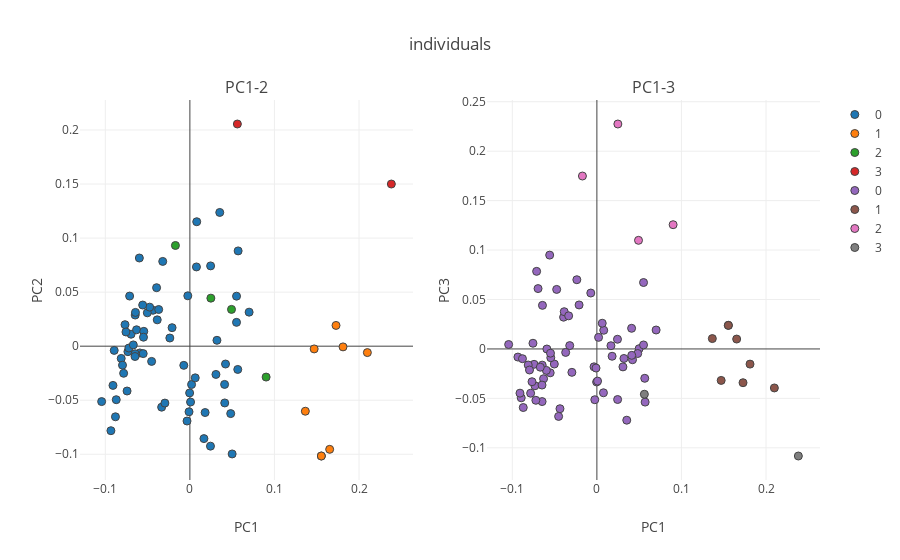

The notebook cell this image was saved under:
### Code cell
from sklearn.cluster import MeanShift, estimate_bandwidth

bandwidth = estimate_bandwidth(features, quantile=0.3, n_samples=features.shape[0])

ms = MeanShift(bandwidth=bandwidth, bin_seeding=False)
ms.fit(features)
labels = ms.labels_
zlib= {
    z: [x for x in range(len(labels)) if labels[x] == z] for z in list(set(labels))
}

titles= ['PC1-2','PC1-3']
fig_subplots = tools.make_subplots(rows= 1, cols=2,
                             subplot_titles=tuple(titles))

for col in range(1,3):
    fig_data= [go.Scatter(
            x= features[zlib[i],0],
            y= features[zlib[i],col],
            mode= "markers",
            marker= {
            'line': {'width': 1},
            'size': 8,
            'symbol': 'circle',
          "opacity": 1
          },
          name= str(i)
        ) for i in list(zlib.keys())]
    
    for trace1 in fig_data:
        fig_subplots.append_trace(trace1, 1, col)
    
    fig_subplots.update_xaxes(title= 'PC1')

    fig_subplots.update_yaxes(title= 'PC' + str(col + 1),row=1, col=col)


layout = go.Layout(
    title= 'mutation profile PCA'
)


fig = go.Figure(data=fig_subplots, layout=layout)
fig['layout'].update(title= 'individuals')
iplot(fig)

### Figure 1 — Plotly figure (JSON) as saved in the notebook; plotly's stock layout.template omitted (floating-point values rounded to 4 significant figures)
{"data": [{"marker": {"line": {"width": 1}, "opacity": 1, "size": 8, "symbol": "circle"}, "mode": "markers", "name": "0", "type": "scatter", "uid": "f78d6ce7-23cf-4982-9d00-8cfd83ca944c", "x": [-0.07427, -0.0321, -0.07124, -0.03937, -0.1043, -0.06466, 0.03083, -0.04365, -0.05032, -0.08947, -0.003371, -0.07326, -0.05912, -0.02105, 0.04998, -0.06434, -0.0812, -0.0552, -0.06954, 0.02435, 0.07005, -0.04753, 0.01663, -0.08705, -0.06303, -0.04524, -0.0002901, -0.03861, 0.05517, -0.0545, -0.03338, -0.07668, -0.05485, 0.02452, 0.0008082, 0.04106, -0.002439, 0.001998, -0.09094, -0.07558, 0.03201, 0.05518, -0.02369, -0.02955, -0.09338, 0.04216, -0.06477, 0.008102, -0.07833, -0.001018, 0.04829, 0.05662, 0.01801, -0.05975, 0.007776, 0.03532, -0.07215, 0.04123, 0.006317, -0.08799, -0.06486, 0.05706, -0.06689, -0.007195, -0.07965, -0.05581, -0.03689], "xaxis": "x", "y": [-0.04148, 0.07841, 0.04635, 0.05411, -0.05126, 0.02881, -0.02614, 0.0332, 0.03086, -0.003894, -0.06924, -0.005076, -0.00625, 0.01711, -0.09969, 0.03124, -0.01132, -0.006883, 0.01106, -0.09246, 0.03148, 0.03612, -0.08551, -0.04951, 0.01516, -0.01408, -0.04325, 0.02437, 0.02203, 0.01371, -0.05642, 0.0199, 0.008308, 0.07428, -0.05165, -0.03538, 0.0466, -0.03546, -0.03628, 0.01313, 0.005438, 0.04626, 0.007564, -0.05265, -0.07819, -0.0165, -0.007015, 0.1151, -0.02508, -0.06071, -0.06237, -0.02152, -0.06139, 0.08156, 0.07331, 0.1237, -0.001725, -0.05251, -0.0293, -0.06533, -0.009551, 0.08814, 0.001185, -0.01775, -0.01755, 0.03806, 0.03392], "yaxis": "y"}, {"marker": {"line": {"width": 1}, "opacity": 1, "size": 8, "symbol": "circle"}, "mode": "markers", "name": "1", "type": "scatter", "uid": "dc31dfa7-8837-4136-a241-bb8540e7656c", "x": [0.1555, 0.1728, 0.1365, 0.1555, 0.1653, 0.1811, 0.147, 0.2099], "xaxis": "x", "y": [-0.1016, 0.01919, -0.06018, -0.1016, -0.09542, -0.0006562, -0.002531, -0.005919], "yaxis": "y"}, {"marker": {"line": {"width": 1}, "opacity": 1, "size": 8, "symbol": "circle"}, "mode": "markers", "name": "2", "type": "scatter", "uid": "bce072f4-e8fe-4793-b5a0-0817d1140f9e", "x": [0.02482, 0.09014, 0.04923, -0.01708], "xaxis": "x", "y": [0.04443, -0.02858, 0.03404, 0.09316], "yaxis": "y"}, {"marker": {"line": {"width": 1}, "opacity": 1, "size": 8, "symbol": "circle"}, "mode": "markers", "name": "3", "type": "scatter", "uid": "9a1b66fa-6577-4079-b3aa-04af2280c1fa", "x": [0.2382, 0.05616], "xaxis": "x", "y": [0.15, 0.2055], "yaxis": "y"}, {"marker": {"line": {"width": 1}, "opacity": 1, "size": 8, "symbol": "circle"}, "mode": "markers", "name": "0", "type": "scatter", "uid": "926d199c-26c2-4284-b9c4-ff2bd48d7dee", "x": [-0.07427, -0.0321, -0.07124, -0.03937, -0.1043, -0.06466, 0.03083, -0.04365, -0.05032, -0.08947, -0.003371, -0.07326, -0.05912, -0.02105, 0.04998, -0.06434, -0.0812, -0.0552, -0.06954, 0.02435, 0.07005, -0.04753, 0.01663, -0.08705, -0.06303, -0.04524, -0.0002901, -0.03861, 0.05517, -0.0545, -0.03338, -0.07668, -0.05485, 0.02452, 0.0008082, 0.04106, -0.002439, 0.001998, -0.09094, -0.07558, 0.03201, 0.05518, -0.02369, -0.02955, -0.09338, 0.04216, -0.06477, 0.008102, -0.07833, -0.001018, 0.04829, 0.05662, 0.01801, -0.05975, 0.007776, 0.03532, -0.07215, 0.04123, 0.006317, -0.08799, -0.06486, 0.05706, -0.06689, -0.007195, -0.07965, -0.05581, -0.03689], "xaxis": "x2", "y": [-0.01556, 0.003391, 0.07845, 0.03213, 0.004492, -0.01637, -0.01814, -0.06043, -0.01526, -0.04942, -0.01809, -0.03725, -5.332e-05, 0.0445, 0.0002883, 0.04407, -0.01625, -0.02414, 0.06105, 0.009806, 0.01916, 0.0602, 0.00326, -0.05923, -0.0301, -0.06822, -0.03339, 0.03768, 0.004054, -0.008893, 0.03348, -0.03314, -0.004289, -0.05112, -0.0325, 0.02087, -0.05134, 0.01171, -0.04471, 0.005758, -0.009634, 0.06718, 0.07001, -0.02366, -0.008217, -0.0109, -0.05322, 0.01889, -0.04479, -0.01931, -0.004625, -0.02968, -0.007391, -0.02167, -0.04432, -0.07205, -0.05194, -0.006453, 0.02602, -0.009865, -0.03651, -0.05375, -0.01846, 0.05656, -0.0213, 0.09489, -0.003503], "yaxis": "y2"}, {"marker": {"line": {"width": 1}, "opacity": 1, "size": 8, "symbol": "circle"}, "mode": "markers", "name": "1", "type": "scatter", "uid": "35ed0966-6928-48f0-af08-117f96adcdbc", "x": [0.1555, 0.1728, 0.1365, 0.1555, 0.1653, 0.1811, 0.147, 0.2099], "xaxis": "x2", "y": [0.02384, -0.03414, 0.01048, 0.02384, 0.01002, -0.01534, -0.03181, -0.03944], "yaxis": "y2"}, {"marker": {"line": {"width": 1}, "opacity": 1, "size": 8, "symbol": "circle"}, "mode": "markers", "name": "2", "type": "scatter", "uid": "96ee75bb-784c-4532-9422-b254a7f9f7d2", "x": [0.02482, 0.09014, 0.04923, -0.01708], "xaxis": "x2", "y": [0.2275, 0.1257, 0.1098, 0.1749], "yaxis": "y2"}, {"marker": {"line": {"width": 1}, "opacity": 1, "size": 8, "symbol": "circle"}, "mode": "markers", "name": "3", "type": "scatter", "uid": "bd64323c-3c8f-4f07-ac2d-bfcf6ee974c6", "x": [0.2382, 0.05616], "xaxis": "x2", "y": [-0.1083, -0.0458], "yaxis": "y2"}], "layout": {"annotations": [{"font": {"size": 16}, "showarrow": false, "text": "PC1-2", "x": 0.225, "xanchor": "center", "xref": "paper", "y": 1, "yanchor": "bottom", "yref": "paper"}, {"font": {"size": 16}, "showarrow": false, "text": "PC1-3", "x": 0.775, "xanchor": "center", "xref": "paper", "y": 1, "yanchor": "bottom", "yref": "paper"}], "title": {"text": "individuals"}, "xaxis": {"anchor": "y", "domain": [0, 0.45], "title": {"text": "PC1"}}, "xaxis2": {"anchor": "y2", "domain": [0.55, 1], "title": {"text": "PC1"}}, "yaxis": {"anchor": "x", "domain": [0, 1], "title": {"text": "PC2"}}, "yaxis2": {"anchor": "x2", "domain": [0, 1], "title": {"text": "PC3"}}}}
